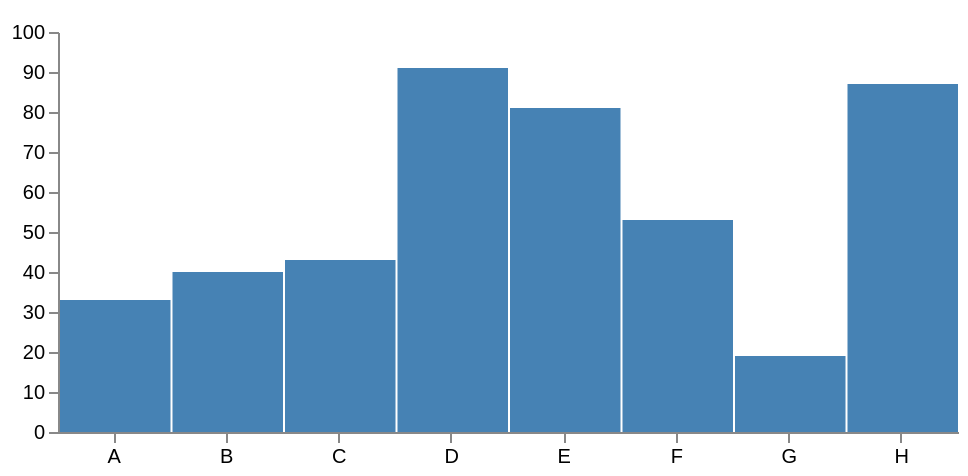

The Vega-Lite source for this figure:
### Vega specification from a JSON file in a GitHub repository (floating-point values rounded to 4 significant figures)
{"$schema": "https://vega.github.io/schema/vega/v4.0.json", "width": 450, "height": 200, "padding": 5, "data": [{"name": "table", "values": [{"category": "A", "amount": 33}, {"category": "B", "amount": 40}, {"category": "C", "amount": 43}, {"category": "D", "amount": 91}, {"category": "E", "amount": 81}, {"category": "F", "amount": 53}, {"category": "G", "amount": 19}, {"category": "H", "amount": 87}], "transform": [{"type": "bin", "field": "amount", "extent": [0, 100], "maxbins": 5}]}], "signals": [{"name": "tooltip", "value": {}, "on": [{"events": "rect:mouseover", "update": "datum"}, {"events": "rect:mouseout", "update": "{}"}]}], "scales": [{"name": "xscale", "type": "band", "domain": {"data": "table", "field": "category"}, "range": "width"}, {"name": "yscale", "domain": {"data": "table", "field": "amount"}, "nice": true, "range": "height"}], "axes": [{"orient": "bottom", "scale": "xscale"}, {"orient": "left", "scale": "yscale"}], "marks": [{"type": "rect", "from": {"data": "table"}, "encode": {"enter": {"x": {"scale": "xscale", "field": "category", "offset": 1}, "width": {"scale": "xscale", "band": 1, "offset": -1}, "y": {"scale": "yscale", "field": "amount"}, "y2": {"scale": "yscale", "value": 0}}, "update": {"fill": {"value": "steelblue"}}, "hover": {"fill": {"value": "red"}}}}, {"type": "text", "encode": {"enter": {"align": {"value": "center"}, "baseline": {"value": "bottom"}, "fill": {"value": "#333"}}, "update": {"x": {"scale": "xscale", "signal": "tooltip.category", "band": 0.5}, "y": {"scale": "yscale", "signal": "tooltip.amount", "offset": -2}, "text": {"signal": "tooltip.amount"}, "fillOpacity": [{"test": "datum === tooltip", "value": 0}, {"value": 1}]}}}]}
